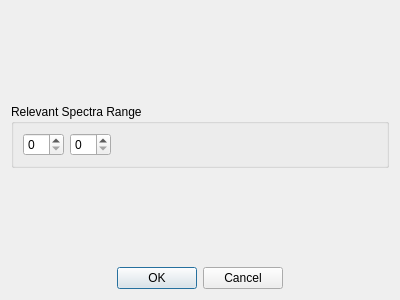
<?xml version="1.0" encoding="UTF-8"?>
<ui version="4.0">
 <class>Dialog</class>
 <widget class="QDialog" name="Dialog">
  <property name="geometry">
   <rect>
    <x>0</x>
    <y>0</y>
    <width>400</width>
    <height>300</height>
   </rect>
  </property>
  <property name="windowTitle">
   <string>Dialog</string>
  </property>
  <layout class="QVBoxLayout" name="verticalLayout">
   <item>
    <spacer name="verticalSpacer_2">
     <property name="orientation">
      <enum>Qt::Vertical</enum>
     </property>
     <property name="sizeHint" stdset="0">
      <size>
       <width>20</width>
       <height>40</height>
      </size>
     </property>
    </spacer>
   </item>
   <item>
    <widget class="QGroupBox" name="groupBox">
     <property name="title">
      <string>Relevant Spectra Range</string>
     </property>
     <layout class="QHBoxLayout" name="horizontalLayout">
      <item>
       <widget class="QSpinBox" name="lowerSpecSpinBox"/>
      </item>
      <item>
       <widget class="QSpinBox" name="upperSpecSpinBox"/>
      </item>
      <item>
       <spacer name="horizontalSpacer">
        <property name="orientation">
         <enum>Qt::Horizontal</enum>
        </property>
        <property name="sizeHint" stdset="0">
         <size>
          <width>40</width>
          <height>20</height>
         </size>
        </property>
       </spacer>
      </item>
     </layout>
    </widget>
   </item>
   <item>
    <spacer name="verticalSpacer">
     <property name="orientation">
      <enum>Qt::Vertical</enum>
     </property>
     <property name="sizeHint" stdset="0">
      <size>
       <width>20</width>
       <height>40</height>
      </size>
     </property>
    </spacer>
   </item>
   <item>
    <widget class="QDialogButtonBox" name="buttonBox">
     <property name="orientation">
      <enum>Qt::Horizontal</enum>
     </property>
     <property name="standardButtons">
      <set>QDialogButtonBox::Cancel|QDialogButtonBox::Ok</set>
     </property>
     <property name="centerButtons">
      <bool>true</bool>
     </property>
    </widget>
   </item>
  </layout>
 </widget>
 <resources/>
 <connections>
  <connection>
   <sender>buttonBox</sender>
   <signal>accepted()</signal>
   <receiver>Dialog</receiver>
   <slot>accept()</slot>
   <hints>
    <hint type="sourcelabel">
     <x>248</x>
     <y>254</y>
    </hint>
    <hint type="destinationlabel">
     <x>157</x>
     <y>274</y>
    </hint>
   </hints>
  </connection>
  <connection>
   <sender>buttonBox</sender>
   <signal>rejected()</signal>
   <receiver>Dialog</receiver>
   <slot>reject()</slot>
   <hints>
    <hint type="sourcelabel">
     <x>316</x>
     <y>260</y>
    </hint>
    <hint type="destinationlabel">
     <x>286</x>
     <y>274</y>
    </hint>
   </hints>
  </connection>
 </connections>
</ui>
